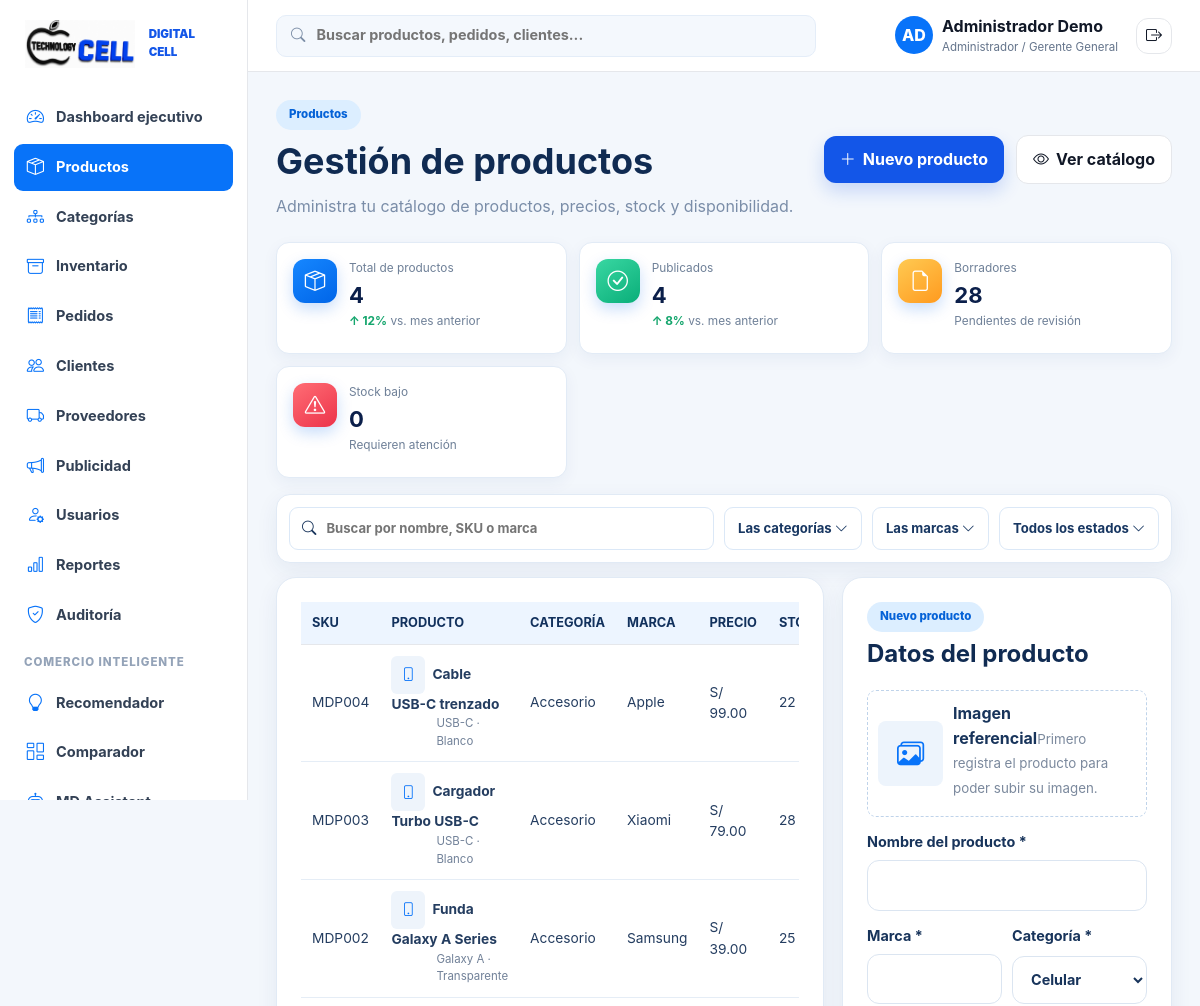
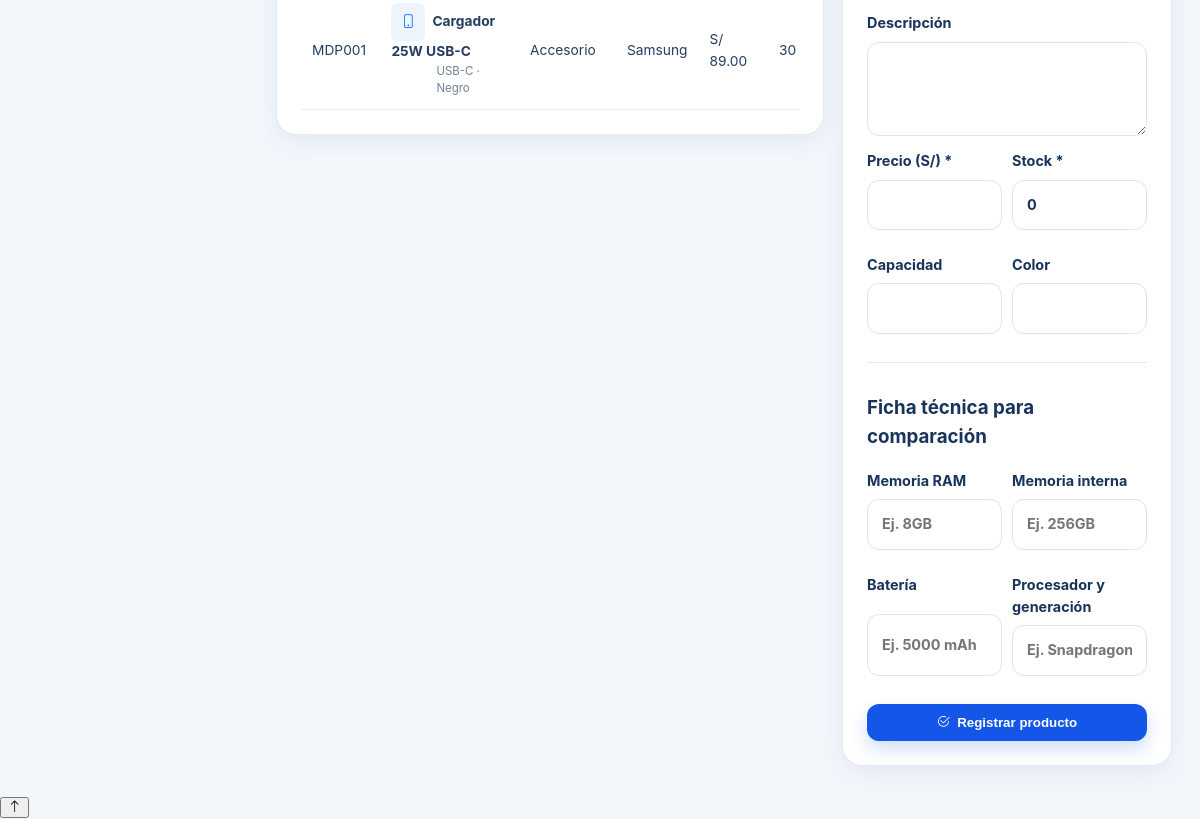
The page /admin/products (signed in) on the database its author committed (2 pictures, top to bottom).
### tables this page shows
CREATE TABLE `productos` (
  `id` int(11) NOT NULL,
  `marca` varchar(80) NOT NULL,
  `nombre` varchar(160) NOT NULL,
  `categoria` varchar(80) NOT NULL,
  `precio` decimal(10,2) NOT NULL DEFAULT 0.00,
  `existencias` int(11) NOT NULL DEFAULT 0,
  `almacenamiento` varchar(80) DEFAULT NULL,
  `color` varchar(80) DEFAULT NULL,
  `etiqueta` varchar(80) DEFAULT NULL,
  `descripcion` text DEFAULT NULL,
  `activo` tinyint(1) NOT NULL DEFAULT 1,
  `creado_en` timestamp NOT NULL DEFAULT current_timestamp()
);

### resources/views/roles/internos/administrador/productos/indice.php (the view, shortened to what the rows shown need)
<header class="admin-page-head">
    <div><span class="eyebrow">Productos</span>
        <h1>Gestión de productos</h1>
    </div>
</header>
<?php if (!$baseDatosDisponible): ?><div class="alert alert-error">Ejecuta <code>php bin/console migrate</code> primero.</div><?php else: ?>
    <div class="module-workspace productos-workspace">
        <section class="panel module-table-panel">
            <div class="table-responsive">
                <table class="table data-table">
                    <thead>
                        <tr>
                            <th>SKU</th>
                            <th>Producto</th>
                            <th>Categoría</th>
                            <th>Marca</th>
                            <th>Precio</th>
                            <th>Stock</th>
                        </tr>
                    </thead>
                    <tbody><?php foreach ($productos as $producto): ?><tr>
                                <td>MDP<?= str_pad((string) $producto['id'], 3, '0', STR_PAD_LEFT) ?></td>
                                <td><span class="producto-tabla-icono"><i class="bi bi-phone"></i></span><b><?= e($producto['nombre']) ?></b><small><?= e($producto['almacenamiento'] ?? '') ?> · <?= e($producto['color'] ?? '') ?></small></td>
                                <td><?= e($producto['categoria']) ?></td>
                                <td><?= e($producto['marca']) ?></td>
                                <td><?= money($producto['precio']) ?></td>
                                <td><?= (int) $producto['existencias'] ?></td>
                            </tr><?php endforeach; ?></tbody>
                </table>
            </div>
        </section>
        <aside class="panel module-editor" id="editor-producto">
            <div class="editor-head">
                <div><span class="eyebrow"><?= $edicion ? 'Editar producto' : 'Nuevo producto' ?></span>
                    <h2><?= $edicion ? e($edicion['nombre']) : 'Datos del producto' ?></h2>
                </div><?php if ($edicion): ?><a class="icon-btn" href="<?= e(url('admin/products')) ?>"><i class="bi bi-x-lg"></i></a><?php endif; ?>
            </div>
        </aside>
    </div>
<?php endif; ?>

### rows shown on the page
productos: id "004", nombre "Cable USB-C trenzado", almacenamiento "USB-C", color "Blanco", categoria "Accesorio", marca "Apple", precio "S/ 99.00", existencias "22"
productos: id "003", nombre "Cargador Turbo USB-C", almacenamiento "USB-C", color "Blanco", categoria "Accesorio", marca "Xiaomi", precio "S/ 79.00", existencias "28"
productos: id "002", nombre "Funda Galaxy A Series", almacenamiento "Galaxy A", color "Transparente", categoria "Accesorio", marca "Samsung", precio "S/ 39.00", existencias "25"
productos: id "001", nombre "Cargador 25W USB-C", almacenamiento "USB-C", color "Negro", categoria "Accesorio", marca "Samsung", precio "S/ 89.00", existencias "30"

### other values the page prints
$elemento['label'] "Dashboard ejecutivo"
$elemento['label'] "Productos"
$elemento['label'] "Categorías"
$elemento['label'] "Inventario"
$elemento['label'] "Pedidos"
$elemento['label'] "Clientes"
$elemento['label'] "Proveedores"
$elemento['label'] "Publicidad"
$elemento['label'] "Usuarios"
$elemento['label'] "Reportes"
$elemento['label'] "Auditoría"
$usuarioActual['nombre'] "Administrador Demo"
count($productos) "4"
count(array_filter($productos, fn($p) => (int) $p['activo'] === 1)) "4"
form field category "Celular"
